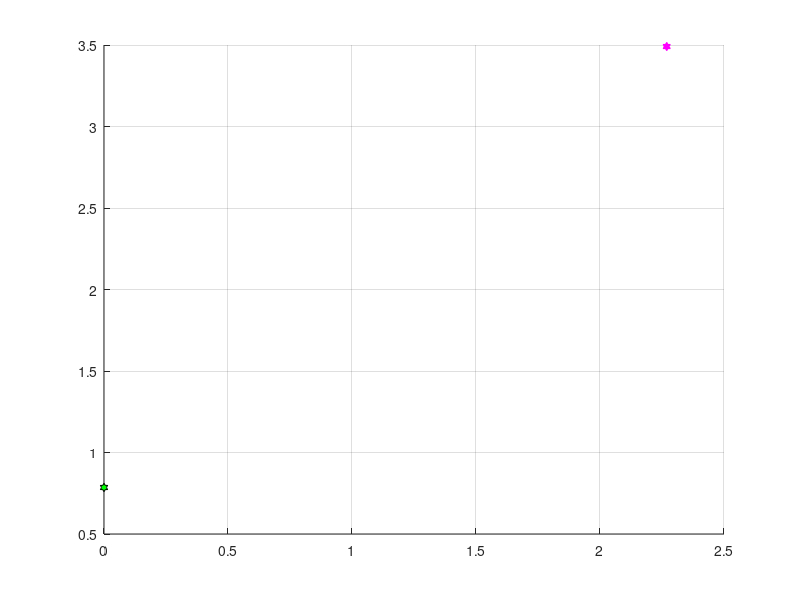

Write MATLAB code to recreate this figure. (Note: this script raises an error after producing the figure.)
% Probabilistic Roadmap Method (PRM)

% clear
clc;
clear;
close all;

%% Environments
global obstacles;
global a0;
global dc;
global l;
rec1 = [9 0;10 0;10 8.5;9 8.5];
% rec2 = [9 12;10 12;10 20;9 20];
rec2 = [9 10.5;10 10.5;10 18;9 18];
rec3 = [6 11;7 11;7 12;6 12];
rec4 = [12 7.5;13.8 7.5;13.8 9.3;12 9.3];
rec5 = [10 9.5;10 10.5;11 10.5;11 9.5];
obstacles(:,:,1) = rec1;
obstacles(:,:,2) = rec2;
obstacles(:,:,3) = rec3;
obstacles(:,:,4) = rec4;
node = 1000;
nghb_cnt = 5;
figure;
grid on;
hold on;
%% initial and end position of manipulator
a0 = [7 7.5];
l = 2;
start = [45 0 300]*pi/180;
target = [200 130 110]*pi/180;
dc = size(start,2);
%% Random Sampling

t = cputime; % run time
temp = [start;target];
p1 = plot(temp(1,2), temp(1,1),'kh','MarkerFaceColor','g'); %start
p2 = plot(temp(2,2), temp(2,1),'mh','MarkerFaceColor','m'); %target
% get random nodes until total nodes is reach
while length(temp)<node+2
    x = rand(1,dc).* [pi*2 pi*2 pi*2]; % random value
    
    % if okay random point, put into array (temp)
    if det(x) == false% 碰撞检测
        temp = [temp;x];
        p3 = plot3(x(1),x(2),x(3),'b.'); % plot nodes
    end
end

%% create node paths (potential paths)

adjacency = cell(node+2,1); % adjacency list
for i=1:node+2
    newList = [temp(1:i-1,:);temp(i+1:end,:)];
    distances = distanceCost(temp(i,:),newList);
    [P,I] = sort(distances);
    k = min(numel(P),nghb_cnt);
    nghb_nodes = newList(I(1:k),:);
    for j=1:length(nghb_nodes)
        [feasible,~,~] = checkPath(temp(i,:),nghb_nodes(j,:));
        if feasible
            adjacency{i} = [adjacency{i};I(j)];adjacency{I(j)}=[adjacency{I(j)};i];
            p4 = plot3([temp(i,1);nghb_nodes(j,1)],[temp(i,2);nghb_nodes(j,2)],[temp(i,3);nghb_nodes(j,3)], 'r-', 'LineWidth', 0.1); % plot potentials lines
            pause(0.01);
        end
    end
end

%% Determine the best path

% node = [idx, historic cost, heuristic cost, total cost, parent idx]
X = [1 0 heu(temp(1,:),target) 0+heu(temp(1,:),target) -1]; % the process through A* algorihtm
p_index = []; % parent index
path_F = false; % path found
while size(X,1)>0
    [A, I] = min(X,[],1);
    n = X(I(4),:); % check smallest cost element
    X = [X(1:I(4)-1,:);X(I(4)+1:end,:)]; % delete element (currently)
    
    if n(1)==2 % check
        path_F = true;
        break;
    end
    
    % iterate through all adjacency from the node
    for mv=1:length(adjacency{n(1),1})
        temp1 = adjacency{n(1),1}(mv);
        
        % if not already in p_index
        if length(p_index)==0 || length(find(p_index(:,1)==temp1))==0
            historic_c = n(2)+hist(temp(n(1),:),temp(temp1,:)); % historic cost
            heuristic_c = heu(temp(temp1,:),target); % heuristic cost
            total_c = historic_c+heuristic_c; % total cost
            
            add = true; % add if better cost
            if length(find(X(:,1)==temp1))>=1 % 如果该近邻还在待搜索列表中
                I = find(X(:,1)==temp1);
                if X(I,4)<total_c
                    add = false;
                else
                    X=[X(1:I-1,:);X(I+1:end,:);]; % 删除该节点
                    add = true;
                end
            end
            if add % 更新待搜索节点列表
                X = [X;temp1 historic_c heuristic_c total_c size(p_index,1)+1]; % add new nodes
            end
        end
    end
    p_index = [p_index;n]; % update list
end

% if path is not found
if ~path_F
    error('No Path!')
end

%retrieve path from parent index
path = temp(n(1),:);
prev = n(5);
while prev>0
    path = [temp(p_index(prev,1),:);path];
    prev = p_index(prev,5);
end

% visualize the path
p5 = plot(path(:,2),path(:,1),'color','c');
%legend([p1 p2 p3(1) p4 p5], {'Start','Target', 'Nodes', 'Potental Paths', 'Path'}, 'Location', 'southeast')
legend([p1 p2 p3(1) p5], {'Start','Target', 'Nodes', 'Path'}, 'Location', 'bestoutside')
title(['PRM in Environment ', num2str(Environ)]) % title
hold off
figure;
plotLink(a0,l,path,obstacles);
%% Time and cost function (recalculated just in case)

% time
e = cputime-t;

% cost function
d = diff([path(:,2), path(:,1)]);
total_length = sum(sqrt(sum(d.*d,2)));
fprintf("Processing Time: %.2f sec \t Path Length: %.2f bits \n", e, total_length);
%saveas(p5,'image1.png');

%% Cost function calculation

% historic
function h=hist(a,b)
h = sqrt(sum((a-b).^2));
end

% heuristic
function h=heu(c,d)
h = sqrt(sum((c-d).^2));
end

%% collision detection function
function [feasible,colPoint,step] = checkPath(node,parent)
global dc;
global obstacles;
global a0;
global l;
step = 0;
p2 = parent(1:dc);
p1 = node(1:dc);
colPoint = [];
feasible = 1;
if norm(p2-p1)<1e-3
    return;
end
delta = getMinDistVec(node,parent);
dir = delta/norm(delta);
for i=0:0.05:sqrt(sum((delta).^2))
    feasible = ~det(p1+i*dir);
    plotLink(a0,l,p1+i*dir,obstacles);
    if feasible == 0
        colPoint = p1+i*dir;
        step = i;
        return
    end
end
end

function isCols = det(config)
global obstacles;
x = fk(config);
[r,~] = size(x);
isCols = 0;
for i = 1:r-1
    [~,~,on] = size(obstacles);
    for j = 1:on
        isCols = gjk2d(x(i:i+1,:),obstacles(:,:,j));
        if isCols == 1
            return;
        end
    end
    for j = i+2:r-1
        isCols = gjk2d(x(i:i+1,:),x(j:j+1,:));
        if isCols == 1
            return;
        end
    end
end
end

%% forward kinematics of manipulator
function [x] = fk(theta)
% theta  1xdc configuration space of manipulator deg
% a0     position of manipulator's base
% l      the length of manipulator
% x      N x 2 or 3
global l;
global a0;
global dc;
% 2-d environment
x = zeros(dc+1,2);
x(1,:) = a0(:)';
for i = 2:dc+1
    x(i,:) = x(i-1,:)+[l*cos(theta(i-1)) l*sin(theta(i-1))];
end
end

% auxiliary function
function minDistVec = getMinDistVec(p1,p2)
p1 = mod(p1,2*pi);
p2 = mod(p2,2*pi);
minDistVec = p2-p1;
revCol = minDistVec>pi;
minDistVec(revCol) = minDistVec(revCol) - 2*pi;
revCol = minDistVec<-pi;
minDistVec(revCol) = minDistVec(revCol) + 2*pi;
end

function h = distanceCost(a,b)
tmp = getMinDistVec(a,b);
h = sum(tmp.^2,2).^(1/2);
end